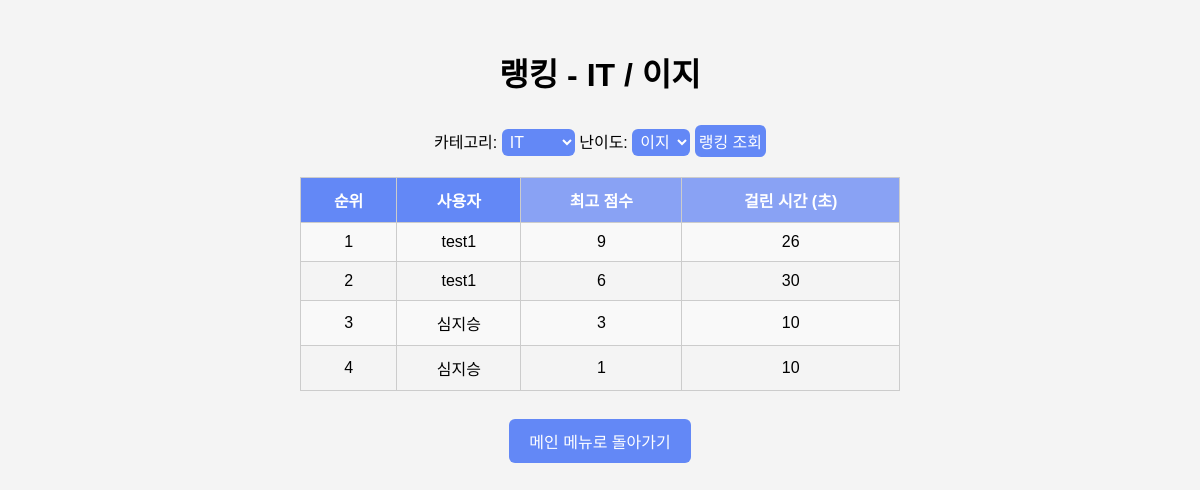
/quiz/ranking/ (signed in), run on an earlier commit of the app's database.
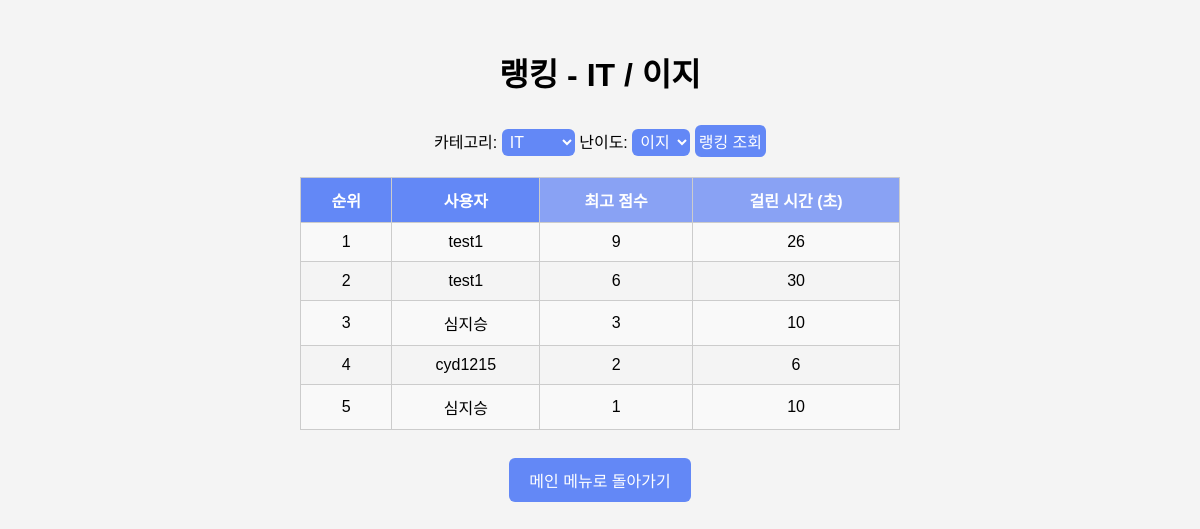
And on a later commit of the database.
### quiz/models.py (models this page shows, shortened)
class QuizResult(models.Model):
    user = models.ForeignKey(User, on_delete=models.CASCADE)
    category = models.CharField(max_length=100)
    difficulty = models.CharField(max_length=50)
    score = models.IntegerField()
    total = models.IntegerField()
    played_at = models.DateTimeField(auto_now_add=True)
    question = models.TextField(default='')
    user_answer = models.TextField(default='')
    correct_answer = models.TextField(default='')
    duration = models.IntegerField(null=True)

### quiz/views.py (the view)
# urls.py: path('ranking/', views.ranking_view, name = 'ranking'),
@login_required
def ranking_view(request):
    category = request.GET.get('category', 'it')
    difficulty = request.GET.get('difficulty', 'easy')
    top_scores = (
        QuizResult.objects
        .filter(category=category, difficulty=difficulty)
        .annotate(
            best_score=Max('score'),
            best_time=Min('duration')  # 같은 점수일 때 빠른 사람
        )
        .order_by('-best_score', 'best_time')[:10]
    )
    CATEGORY_DISPLAY = {
    'it': 'IT',
    'history': '역사',
    'sports': '스포츠',
    'commonSense': '상식',
    'proverb': '속담',
    'literature' : '문학',
    'art' : '예술',
    'economy' : '경제'
    }
    DIFFICULTY_DISPLAY = {
    'easy': '이지',
    'medium': '노말',
    'hard': '하드'
    }
    return render(request, 'quiz/ranking.html', {
    'top_scores': top_scores,
    'category': category,
    'difficulty': difficulty,
    'category_name': CATEGORY_DISPLAY.get(category, category),
    'difficulty_name': DIFFICULTY_DISPLAY.get(difficulty, difficulty)
})

### quiz/templates/quiz/ranking.html (shortened to what this page needs)
{% load static %}
<!DOCTYPE html>
<html lang="ko">
<head>
</head>
<body>
  <h1>랭킹 - {{ category_name }} / {{ difficulty_name }}</h1>
    <form method="get" action="{% url 'ranking' %}" style="text-align: center; margin-bottom: 20px;">
    <label>카테고리:</label>
    <select name="category">
      <option value="it" {% if category == 'it' %}selected{% endif %}>IT</option>
    </select>
    <label>난이도:</label>
    <select name="difficulty">
      <option value="easy"{% if category == 'easy' %}selected{% endif %}>이지</option>
    </select>
    <button type="submit">랭킹 조회</button>
  </form>
  <table>
    <tr>
      <th>순위</th>
      <th>사용자</th>
      <th style="background-color: #89a2f4">최고 점수</th>
      <th style="background-color: #89a2f4">걸린 시간 (초)</th>
    </tr>
    {% for user in top_scores %}
    <tr>
      <td>{{ forloop.counter }}</td>
      <td>{{ user.user.username }}</td>
      <td>{{ user.best_score }}</td>
      <td>{{ user.best_time }}</td>
    </tr>
    {% endfor %}
  </table>
<div style="text-align: center; margin-top: 20px;">
  <a href="{% url 'index' %}">
    <button style="padding: 10px 20px; font-size: 1rem;">메인 메뉴로 돌아가기</button>
  </a>
</div>
</body>
</html>

What changed in the data, as far as the page shows it:
added QuizResult: user.username "cyd1215", best_score "2", best_time "6"
